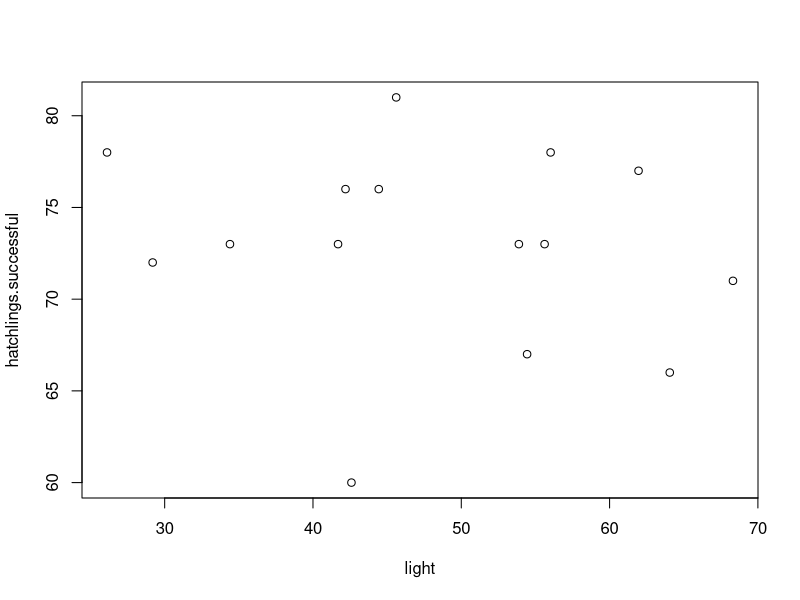
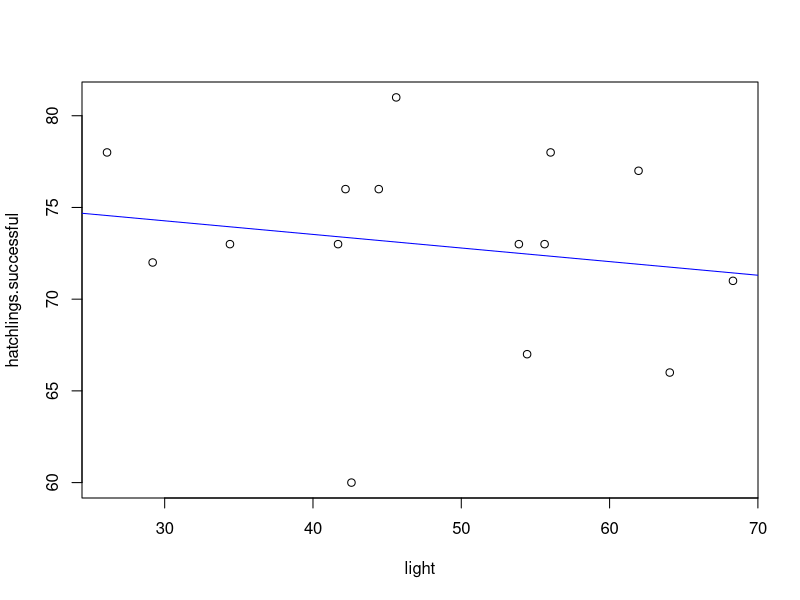
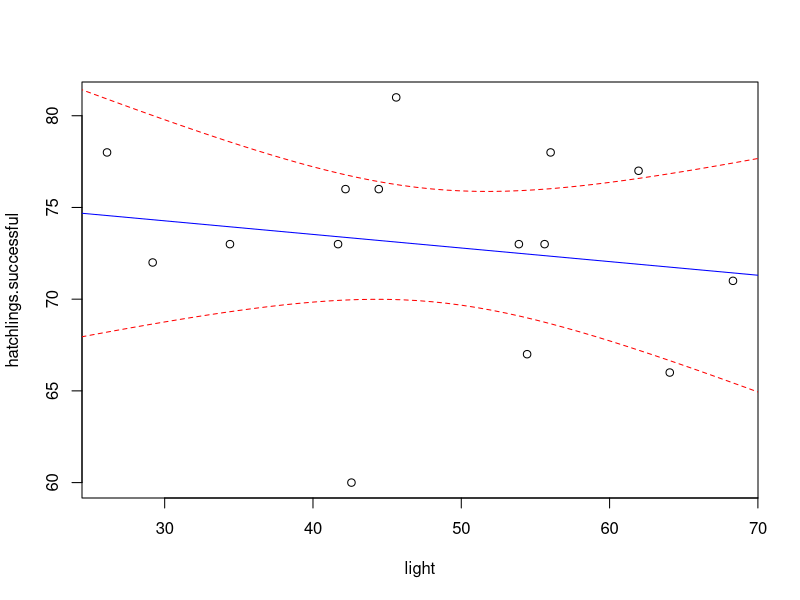
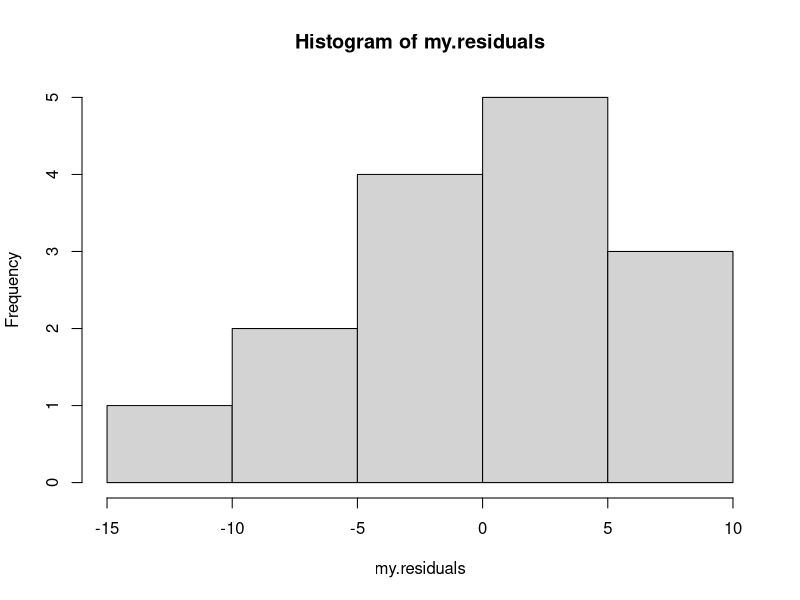
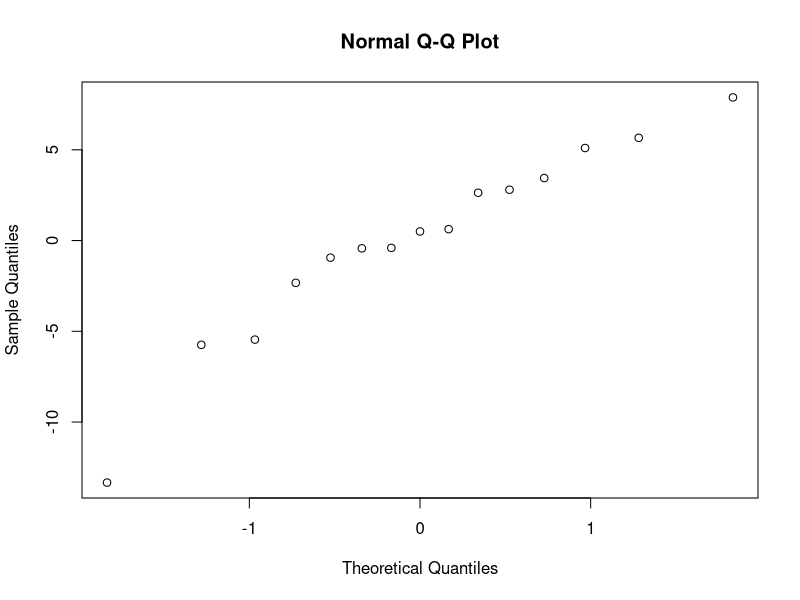
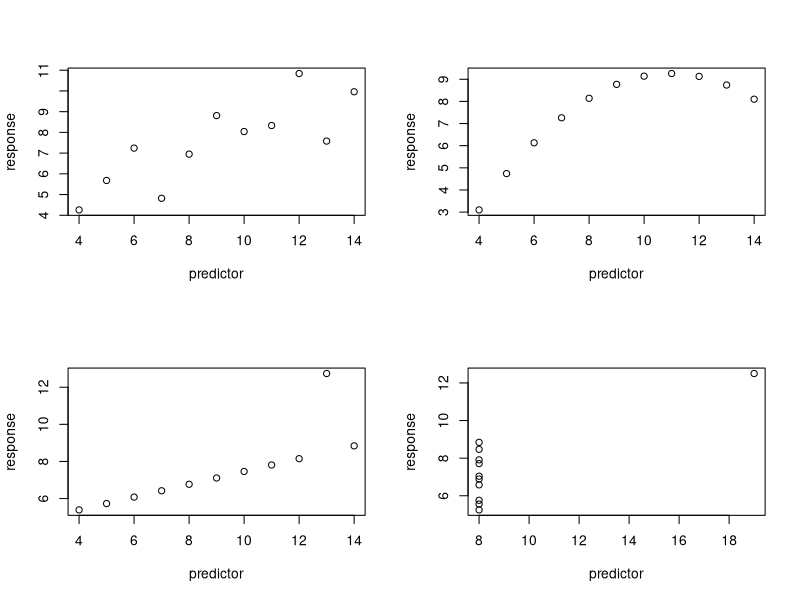
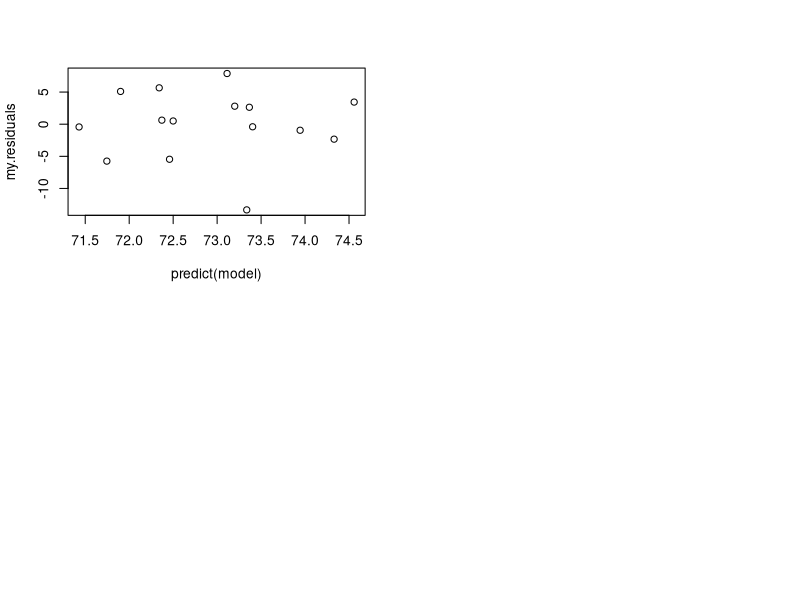
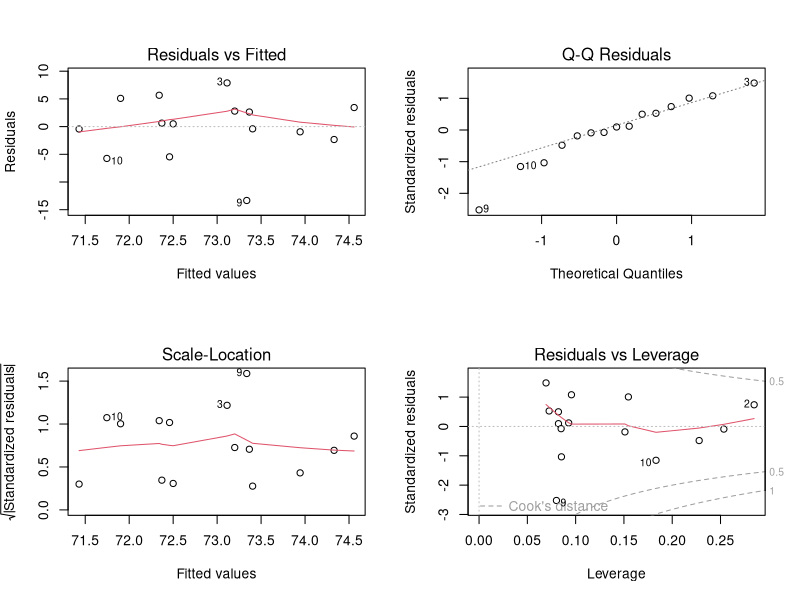

Reproduce these figures in R, in order.

#  NRES 710, Lecture 6   -----------------------------
#   University of Nevada, Reno                        

#   Linear Regression                          



# Examples --------------------------------------

eggs.per.nest <- 100
n.nests <- 15
light <- rnorm(n.nests,50,10)   # make up some light pollution values (predictor var)

probsucc <- function(light){    # egg success as a function of light pollution
  plogis(1.5-0.01*light)
}

hatchlings.successful <- rbinom(n.nests,eggs.per.nest,probsucc(light))   # determine number of successful eggs (response var)

#curve(probsucc,0,100)

plot(hatchlings.successful~light)  # plot the data



slope <- sum((light-mean(light))*(hatchlings.successful-mean(hatchlings.successful)))/sum((light-mean(light))^2)
intercept <- mean(hatchlings.successful) - slope*mean(light)

exp.successful <- intercept+slope*light # expected number of eggs for each observation
residuals <- hatchlings.successful-exp.successful

stderr <- sqrt(((1/(n.nests-2))*sum(residuals^2))/(sum((light-mean(light))^2)))    # standard error

t.stat <- (slope-0)/stderr    # t statistic

pval <- 2*pt(t.stat,n.nests-2)    # p value


# use lm() function instead (easy way!)

model <- lm(hatchlings.successful~light)

summary(model)   # get the same t stat and p-value hopefully!

# plot regression line!

plot(hatchlings.successful~light)  # plot the data
abline(intercept,slope,col="blue")


# add confidence interval on the regression line

newdata <- data.frame(    # make a data frame containing the light values we want to make predictions for (spanning the range of light values in our data)
  light = seq(20,80,1)
)

my.predict <- predict(model, newdata = newdata, interval = "confidence")  # 95% conf int by default

plot(hatchlings.successful~light)  # plot the data
abline(intercept,slope,col="blue")
lines(newdata$light,my.predict[,"upr"],col="red",lty=2)   # add upper bound
lines(newdata$light,my.predict[,"lwr"],col="red",lty=2)   # add lower bound


my.intercept <- model$coefficients["(Intercept)"]
my.slope <- model$coefficients["light"]
expected.vals <- my.intercept+my.slope*light 
my.residuals <- hatchlings.successful-expected.vals
my.residuals

### alternative way of getting residuals (best way!)

my.residuals2 <- model$residuals

### alternative way using predict function

my.residuals3 <- hatchlings.successful-predict(model)

### histogram of residuals

hist(my.residuals)

### test for normality

qqnorm(my.residuals)

shapiro.test(my.residuals)


layout(matrix(1:4,nrow=2,byrow = T))
plot(anscombe$y1~anscombe$x1,ylab="response",xlab="predictor")
plot(anscombe$y2~anscombe$x2,ylab="response",xlab="predictor")
plot(anscombe$y3~anscombe$x3,ylab="response",xlab="predictor")
plot(anscombe$y4~anscombe$x4,ylab="response",xlab="predictor")


my.residuals <- model$residuals
my.standardized.residuals <- rstandard(model)    # even better...

plot(my.residuals~predict(model))    # plot residuals against fitted values
# plot(my.standardized.residuals~predict(model))



layout(matrix(1:4,2,byrow = T))
plot(model)


layout(matrix(1:4,nrow=2,byrow = T))
plot(anscombe$y1~anscombe$x1,ylab="response",xlab="predictor")
plot(anscombe$y2~anscombe$x2,ylab="response",xlab="predictor")
plot(anscombe$y3~anscombe$x3,ylab="response",xlab="predictor")
plot(anscombe$y4~anscombe$x4,ylab="response",xlab="predictor")


## load the 'mtcars' data set

data(mtcars)

## define which variables to assess correlation for.

myvars <- c("disp","hp","wt")

## grab only the variables of interest

mtcars.reduced <- mtcars[,myvars]

## compute (pearson) correlations for all pairs of variables (correlation matrix)

cor.mat <- cor(mtcars.reduced)

cor.mat

## visualize correlations with the 'pairs' function

pairs(mtcars.reduced)

## run a correlation test- with 95% confidence interval
    # default is Pearson product-moment correlation.

cor.test(mtcars$disp,mtcars$wt)

## now try a non-parametric version

cor.test(mtcars$disp,mtcars$wt, method = "kendall") # or spearman



########
# load the car package

library(car)

#######
# load the trees dataset

data(trees)

######
# visualize relationships among predictor vars

pairs(trees[,c("Girth","Height")])


######
# check for correlation in predictor variables

cor(trees[,c("Girth","Height")])   # predictor variables not highly correlated

# run a multiple regression model

my.mod <- lm(Volume~Girth+Height,data=trees)


# check variance inflation factors

car::vif(my.mod)


########
## mtcars multicollinearity example

mymod <- lm(mpg~disp+hp+wt,data=mtcars) 

vif(mymod)


cor(mtcars.reduced)

## let's remove the 'disp' variable and keep weight...

mymod <- lm(mpg~hp+wt,data=mtcars) 

vif(mymod)


# ?nls

data(DNase)

plot(DNase$density~DNase$conc)   # looks non-linear!

### run linear regression model

model1 <- lm(density~conc,data=DNase)

### run diagnostic plots

par(mfrow=c(2,2))
plot(model1)     # clear non-linearity (and non-normal residuals, and heteroskedasticity!)

par(mfrow=c(1,1))      # plot data with regression line - obvious issues!
plot(DNase$density~DNase$conc)
abline(model1)

### run non-linear regression model - use saturation curve

model2 <- nls(density ~ (max*conc)/(K+conc),data=DNase,start=list(max=2,K=1))
summary(model2)

### run non-linear regression model - use logistic function 

model3 <- nls(density ~ Asym/(1 + exp((xmid - log(conc))/scal)),
                 data = DNase,
                 start = list(Asym = 3, xmid = 0, scal = 1))

summary(model3)

plot(DNase$density~DNase$conc)
abline(model1)
concs.toplot <- seq(0.01,14,0.1)
densities.toplot <- predict(model2,newdata=data.frame(conc=concs.toplot))
lines(concs.toplot,densities.toplot,col="blue")
densities.toplot <- predict(model3,newdata=data.frame(conc=concs.toplot))
lines(concs.toplot,densities.toplot,col="red")

legend("topleft",lty=c(1,1,1),col=c("black","blue","red"),legend=c("linear",
                  "saturation","logistic"))



## residual plots

resids <- DNase$density-predict(model3)

residuals(model3)   # alternative method! This works for 'lm' objects as well (and many other model objects)

## check for normality

qqnorm(resids)
shapiro.test(resids)


## check for heteroskedasticity
plot(resids~predict(model3))

##########
# heteroskedasticity

##### first, simulate data with heteroskedastic residuals

simulated.x <- runif(100,0.1,5)
simulated.y <- exp(rnorm(100,1.1+0.3*simulated.x,0.7))

plot(simulated.y~simulated.x)

### run linear model

model1 <- lm(simulated.y~simulated.x)
par(mfrow=c(2,2))
plot(model1)  # run diagnostic plots    heteroskedasticity issues


### Take a minute to test for normality of residuals!

### run linear model with log transformation of response variable

model2 <- lm(log(simulated.y)~simulated.x)
par(mfrow=c(2,2))
plot(model2)  # run diagnostic plots - no issues!  


#### ANOVA as regression example

data(iris)    # load the iris dataset

plot(iris$Sepal.Length ~ iris$Species)   # r uses a boxplot by default for categorical predictor

my.mod <- lm(Sepal.Length~Species,data=iris)    # run an ANOVA!
summary(my.mod)    # look at the results

anova(my.mod)     # produce an analysis of variance table

####
# alternative!

my.mod <- aov(Sepal.Length~Species,data=iris)   # same model!!
summary(my.mod)     # but produces an anova table by default


